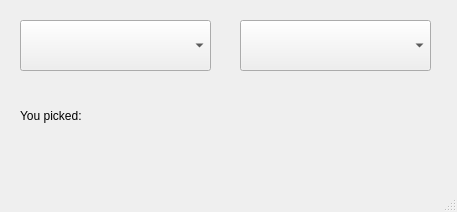
<?xml version="1.0" encoding="UTF-8"?>
<ui version="4.0">
 <class>MainWindow</class>
 <widget class="QMainWindow" name="MainWindow">
  <property name="geometry">
   <rect>
    <x>0</x>
    <y>0</y>
    <width>457</width>
    <height>212</height>
   </rect>
  </property>
  <property name="windowTitle">
   <string>MainWindow</string>
  </property>
  <widget class="QWidget" name="centralwidget">
   <widget class="QComboBox" name="comboBox">
    <property name="geometry">
     <rect>
      <x>20</x>
      <y>20</y>
      <width>191</width>
      <height>51</height>
     </rect>
    </property>
   </widget>
   <widget class="QComboBox" name="comboBox_2">
    <property name="geometry">
     <rect>
      <x>240</x>
      <y>20</y>
      <width>191</width>
      <height>51</height>
     </rect>
    </property>
   </widget>
   <widget class="QLabel" name="label">
    <property name="geometry">
     <rect>
      <x>20</x>
      <y>90</y>
      <width>201</width>
      <height>51</height>
     </rect>
    </property>
    <property name="text">
     <string>You picked:</string>
    </property>
   </widget>
  </widget>
  <widget class="QMenuBar" name="menubar">
   <property name="geometry">
    <rect>
     <x>0</x>
     <y>0</y>
     <width>457</width>
     <height>26</height>
    </rect>
   </property>
  </widget>
  <widget class="QStatusBar" name="statusbar"/>
 </widget>
 <resources/>
 <connections/>
</ui>
